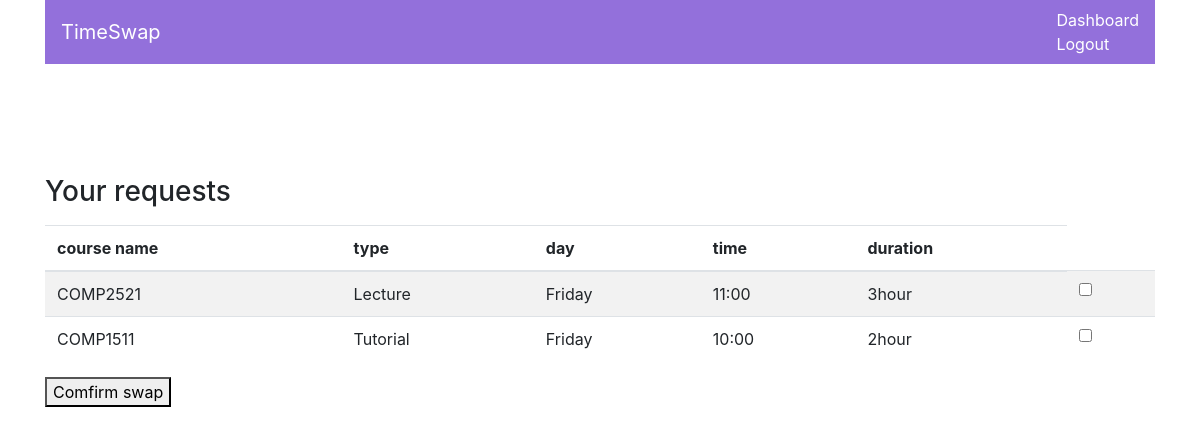
Screenshot of /inbox (signed in) with the database file from the repository.
### server.py (models this page shows, shortened)
class Timetable(db.Model):
    __tablename__ = 'timetable'
    id = db.Column(db.Integer,primary_key=True)
    type = db.Column(db.String())
    day = db.Column(db.String())
    start_time = db.Column(db.Integer)
    duration = db.Column(db.Integer)
    course_name = db.Column(db.String())

### routes.py (the view)
@app.route('/inbox', methods=['GET', 'POST'])
def inbox():
    request_list = Search.query.all()
    message_list = []
    requester = ''
    for iterator in request_list:
        for posts in Post.query.filter(Post.course_id == iterator.course_id):
            if current_user.id == posts.poster_id:
                message_list.append(Timetable.query.filter(Timetable.id == iterator.course_id).first())
                requester = User.query.filter(User.username==iterator.requester_id).first()
    if request.method == "POST":
        message_list = []
        swap = True;
        for p in request.form.getlist("course_id"):
            message_list.append(Timetable.query.filter(Timetable.id == p).first())
        return render_template('inbox.html', Course=message_list,swap = True,requester = requester)
    else:
        return render_template('inbox.html',course=message_list)

### server.py (called while the page is built)
@login_manager.user_loader
def load_user(user_id):
    return User.query.get(int(user_id))

### templates/inbox.html (shortened to what this page needs)
{% extends "login-base.html" %} {% block content %}
    <div class="request-body">
        <form method="POST">
            <div class="result">
                <h3 class="sub-header">Your requests</h3>
                <div class="table-responsive">
                    <table class="table table-striped">
                        <thead>
                        <tr>
                            <th>course name</th>
                            <th>type</th>
                            <th>day</th>
                            <th>time</th>
                            <th>duration</th>
                        </tr>
                        </thead>
                        <tbody>
                        {% for course in course %}
                            <tr>
                                <td>{{ course.course_name}}</td>
                                <td>{{ course.type}}</td>
                                <td>{{ course.day}}</td>
                                <td>{{ course.start_time}}:00</td>
                                <td>{{ course.duration}}hour</td>
                                <td ><input type="checkbox"  id="id_{{course.id}}" name = "course_id" value={{course.id}}></td>
                            </tr>
                        {% endfor %}
                        </tbody>
                    </table>
                    <button type="submit" name="requesting">Comfirm swap</button>
                </div>
        </form>
    </div>
    </div>
{% endblock %}

### static/style.css (style rules this page uses)
.request-body { margin-top: 10%; }
.result { margin-top: 10%; }

### rows the page displays
Timetable: course_name "COMP2521", type "Lecture", day "Friday", start_time "11", duration "3"
Timetable: course_name "COMP1511", type "Tutorial", day "Friday", start_time "10", duration "2"
